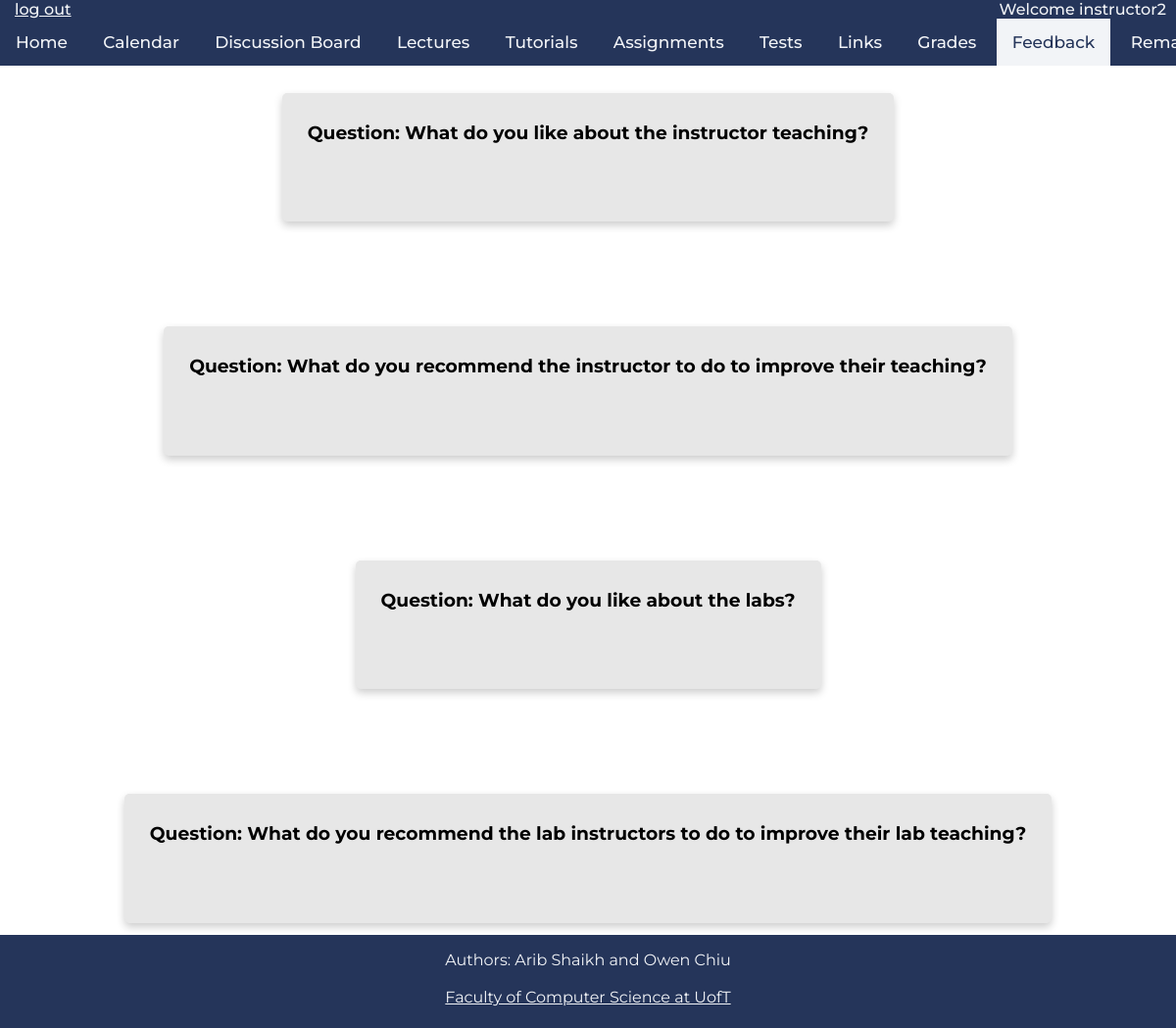
The app's page /feedback (signed in), older data.
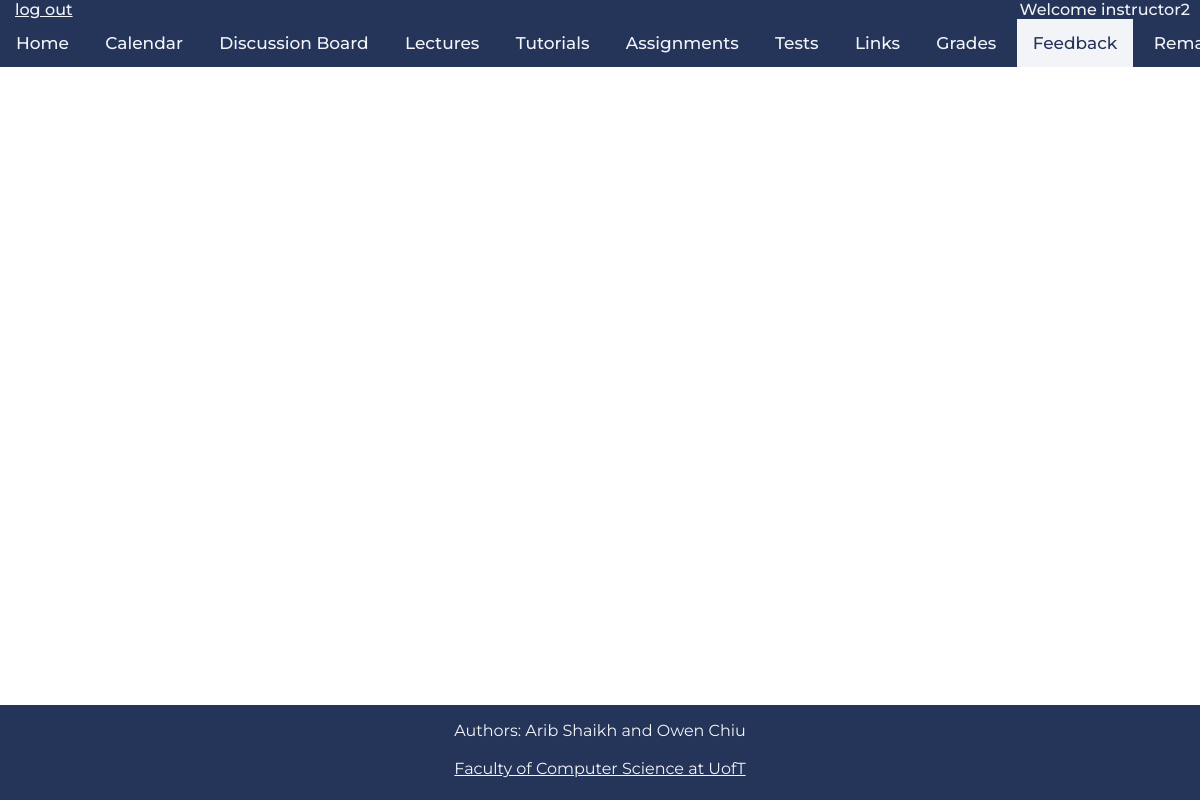
The same page, newer data.
### tables this page shows
CREATE TABLE feedback(
	username VARCHAR(256) NOT NULL,
	question VARCHAR(256) NOT NULL,
	comment VARCHAR(256),
	FOREIGN KEY(username) REFERENCES instructors(username)
	);

### app.py (the view)
@app.route('/feedback')
def feedback():
	if 'username' in session:
		user_id = session["username"]
		if session.get('instructor'):
			db = get_db()
			db.row_factory = make_dicts
			feedbacks = query_db("SELECT question, comment FROM feedback WHERE username = ?",[session['username']], one=False)
			db.close()
			return render_template("feedback.html", feedbacks = feedbacks, user_id = user_id)
		elif session.get('student'):
			db = get_db()
			db.row_factory = make_dicts
			instructors = query_db("SELECT username FROM instructors", one=False)
			print(instructors)
			return render_template("feedback.html",instructors = instructors, message=request.args.get('message'), user_id = user_id)
	return redirect(url_for('login'))

### app.py (called while the page is built)
def get_db():
    db = getattr(g, '_database', None)
    if db is None:
        db = g._database = sqlite3.connect(DATABASE)
    return db

def make_dicts(cursor, row):
    return dict((cursor.description[idx][0], value)
                for idx, value in enumerate(row))

def query_db(query, args=(), one=False):
    cur = get_db().execute(query, args)
    rv = cur.fetchall()
    cur.close()
    return (rv[0] if rv else None) if one else rv

@app.teardown_appcontext
def close_connection(exception):
    db = getattr(g, '_database', None)
    if db is not None:
        db.close()

### templates/feedback.html (shortened to what this page needs)
<!DOCTYPE html>
<html>
    <head>
        <link rel="stylesheet" href="../static/css/main.css" />
        <link rel="stylesheet" href="../static/css/feedback.css" />
        <link rel="stylesheet" href="../static/css/navbar_footer.css" />
    </head>
    <body>
        <div class="navbar">
            <a class="logout" href="./logout">log out</a>
            <p class="welcomeName">Welcome {{user_id}}</p>
            <br>
            <div class="links">
                <a href="./">Home</a>
                <a href="./calendar">Calendar</a>
                <a href="https://piazza.com/class/kk052lckppx73x" target="_blank">Discussion Board</a>
                <a href="./lectures">Lectures</a>
                <a href="./tutorials">Tutorials</a>
                <a href="./assignments">Assignments</a>
                <a href="./tests">Tests</a>
                <a href="./links">Links</a>
                <a href="./grades">Grades</a>
                <a href="./feedback" class="active-page">Feedback</a>
                <a href="./remark">Remark Request</a>
            </div>
        </div>
        {% if session['instructor'] %}
        {% for feedback in feedbacks %}
            <div class = "feedbackBox">
                <h3>Question: {{feedback['question']}}</h3><br>
            </div>
        {% endfor %}
        {% endif %}
        <footer>
                <p>Authors: Arib Shaikh and Owen Chiu<br>
                <br>
                <a href="https://web.cs.toronto.edu/" target="_blank">Faculty of Computer Science at UofT</a></p>
            </footer>
    </body>

Row changes from the older to the newer data that the page shows:
removed feedback: question "What do you like about the instructor teaching?"
removed feedback: question "What do you recommend the instructor to do to improve their teaching?"
removed feedback: question "What do you like about the labs?"
removed feedback: question "What do you recommend the lab instructors to do to improve their lab teaching?"
